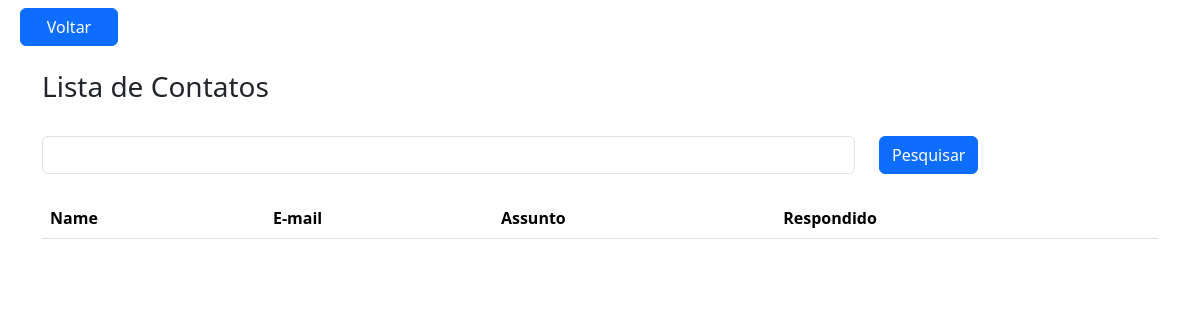
/contato/lista/, run on an earlier commit of the app's database.
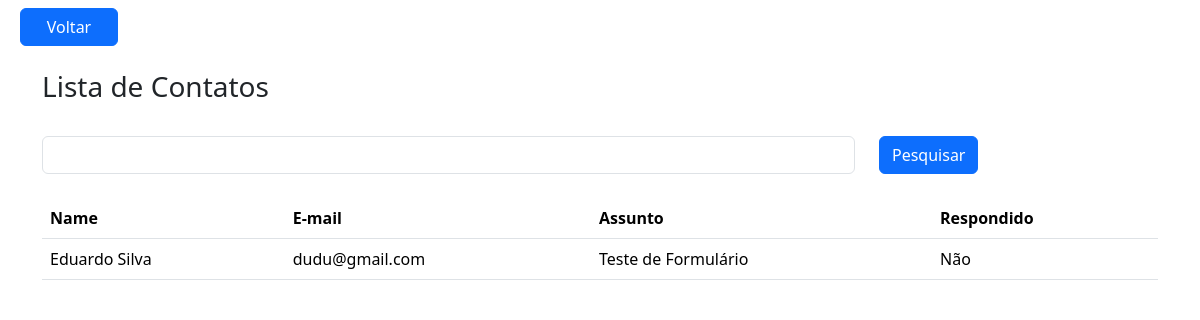
And on a later commit of the database.
### app/models.py (models this page shows)
class Contato(db.Model):
    id = db.Column(Integer, primary_key=True,)
    name = db.Column(String, nullable=True)
    email = db.Column(String, nullable=True)
    subject = db.Column(String, nullable=True)
    message = db.Column(String, nullable=True)
    date_sended = db.Column(DateTime, default=datetime.utcnow())
    answered = db.Column(Boolean, default=False)

### app/routes.py (the view)
@app.route('/contato/lista/')
def contato_lista():
    if request.method == "GET":
        pesquisa = request.args.get('pesquisa','')
    dados = Contato.query.order_by('name')
    if pesquisa != '':
        dados = dados.filter_by(name = pesquisa)
    context = {'dados':dados.all()}
    return render_template('contato_lista.html',context=context)

### app/templates/contato_lista.html
{% extends 'base.html'%}
{% block content %}
    <a class="col-1 btn btn-primary ms-2 mt-2" href="{{url_for('home')}}">Voltar</a>
    <div class="container">
        <div class="row mt-4">
            <h3>Lista de Contatos</h3>
            <form method="GET" class="row mt-4 mb-4">
                <div class="col-9">
                    <input type="text" name="pesquisa" class="form-control">
                </div>
                <div class="col-3">
                    <button type="submit" class="btn btn-primary">Pesquisar</button>
                </div>
            </form>
            <div class="col-12">
                <table class="table">
                    <thead>
                        <tr>
                            <th>Name</th>
                            <th>E-mail</th>
                            <th>Assunto</th>
                            <th>Respondido</th>
                        </tr>
                    </thead>
                    <tbody>
                        {% for i in context['dados'] %}
                            <tr>
                                <td>{{ i.name }}</td>
                                <td>{{ i.email }}</td>
                                <td>{{ i.subject }}</td>
                                <td>{{ 'Sim' if i.answered else 'Não'}}</td>
                            </tr>
                        {% endfor %}
                    </tbody>
                </table>
            </div>
        </div>
    </div>
{% endblock %}

What changed in the data, as far as the page shows it:
added Contato: name "Eduardo Silva", email "dudu@gmail.com", subject "Teste de Formulário", answered "Não"
